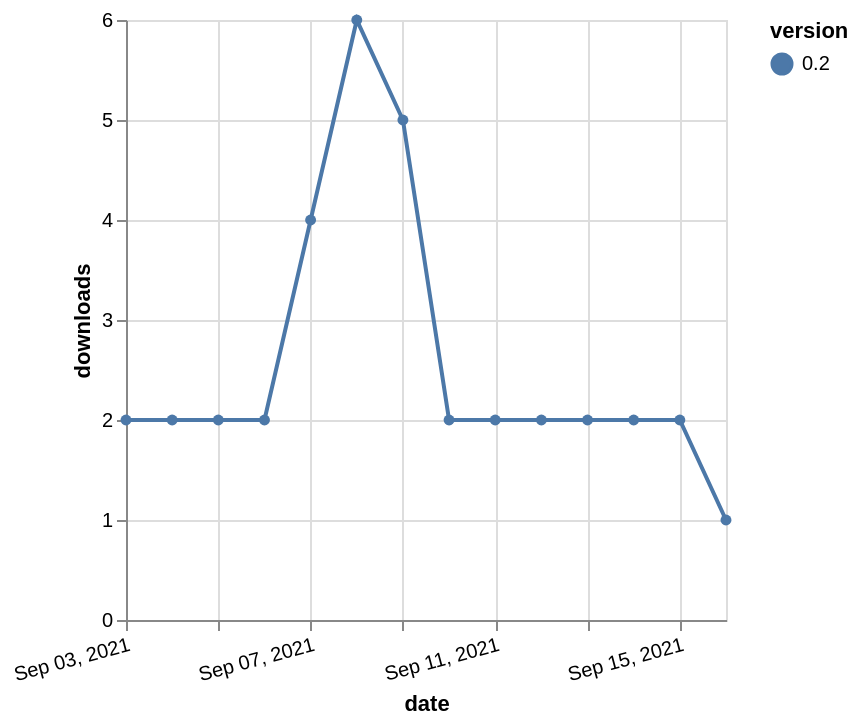

Write the Vega-Lite specification saved for this chart.
### Vega-Lite specification from a JSON file in a GitHub repository (floating-point values rounded to 4 significant figures)
{"$schema": "https://vega.github.io/schema/vega-lite/v5.json", "description": "A simple bar chart with embedded data.", "data": {"values": [{"date": "2021-09-03", "total": 2442, "delta": 2, "version": "0.2"}, {"date": "2021-09-04", "total": 2444, "delta": 2, "version": "0.2"}, {"date": "2021-09-05", "total": 2446, "delta": 2, "version": "0.2"}, {"date": "2021-09-06", "total": 2448, "delta": 2, "version": "0.2"}, {"date": "2021-09-07", "total": 2452, "delta": 4, "version": "0.2"}, {"date": "2021-09-08", "total": 2458, "delta": 6, "version": "0.2"}, {"date": "2021-09-09", "total": 2463, "delta": 5, "version": "0.2"}, {"date": "2021-09-10", "total": 2465, "delta": 2, "version": "0.2"}, {"date": "2021-09-11", "total": 2467, "delta": 2, "version": "0.2"}, {"date": "2021-09-12", "total": 2469, "delta": 2, "version": "0.2"}, {"date": "2021-09-13", "total": 2471, "delta": 2, "version": "0.2"}, {"date": "2021-09-14", "total": 2473, "delta": 2, "version": "0.2"}, {"date": "2021-09-15", "total": 2475, "delta": 2, "version": "0.2"}, {"date": "2021-09-16", "total": 2476, "delta": 1, "version": "0.2"}]}, "width": "container", "mark": {"type": "line", "point": {"filled": true}}, "encoding": {"x": {"field": "date", "type": "temporal", "timeUnit": "yearmonthdate", "title": "date", "axis": {"labelAngle": -15}}, "y": {"field": "delta", "type": "quantitative", "title": "downloads"}, "color": {"field": "version", "type": "nominal"}, "tooltip": {"field": "delta"}}}
